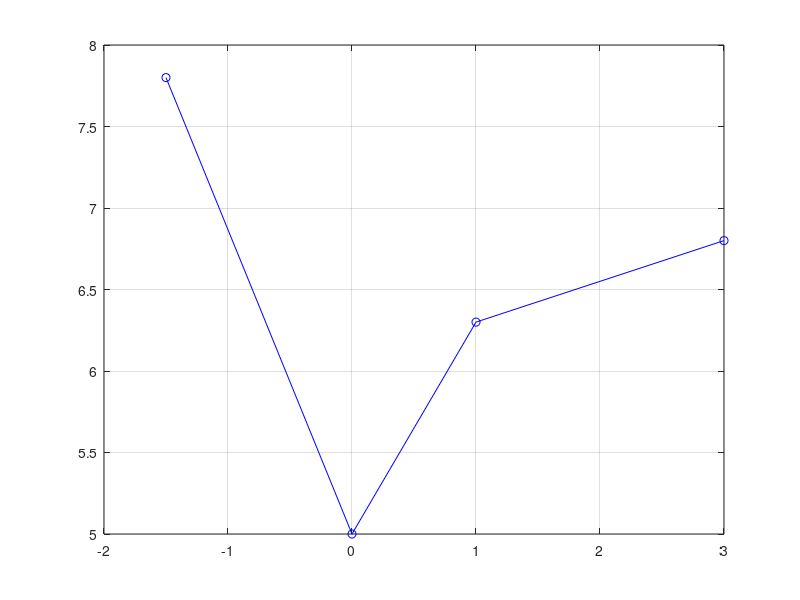

MATLAB code for this plot: (Note: this script raises an error after producing the figure.)
clear
clc
close all

% sa se reprezinte in aceeasi fereastra grafica
% functiile de interpolare liniara / spline cubica
% pentru functia f

x = [-1.5 0 1 3];
y = [7.8 5 6.3 6.8];
vx = -1.5 : 0.05 : 3;

vy_linear = interp1(x,y,vx,"linear");
vy_spline = interp1(x,y,vx,"spline");


plot(x,y,'b-o');
hold on
grid;
xline(0);
yline(0);
plot(vx,vy_linear,'r-.');
plot(vx,vy_spline,'k--');
legend('puncte','linear','spline');
hold off
